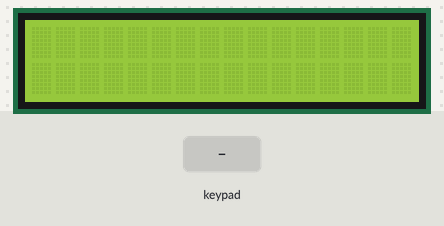
Bench run of a sketch on a simulated Arduino Uno, built with avr-gcc and run on an emulated ATmega328P. On the bench: 16×2 character LCD. The test bench sets the inputs (shaded band).

Above: at 1.2 s.
1.3 s: keypad keys 0 1 2 3 # pressed 0.4 s apart
At 3.2 s:
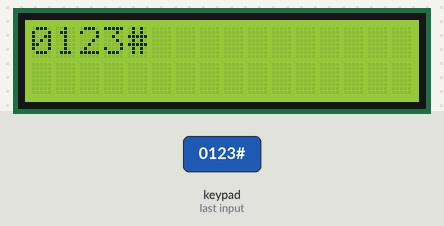
4.8 s: key 'A' pressed
At 5.6 s:
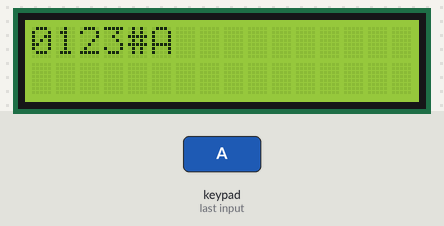
6.3 s: key 'B' pressed
At 7.0 s:
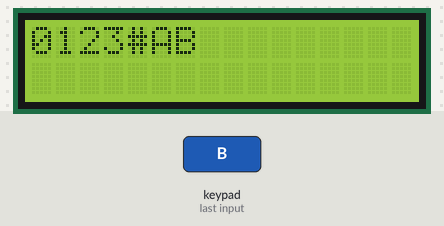
7.8 s: keypad keys 0 1 2 3 * pressed 0.4 s apart
At 10.5 s:
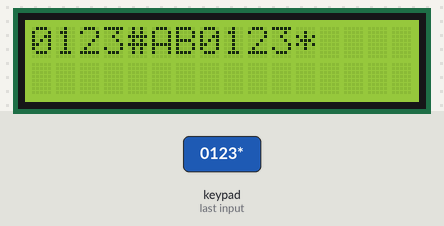
11.3 s: key 'C' pressed
At 12.0 s:
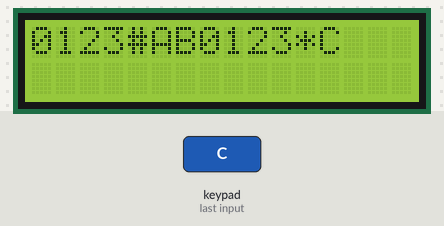
12.8 s: keypad keys 0 1 2 3 A pressed 0.4 s apart
At 15.4 s:
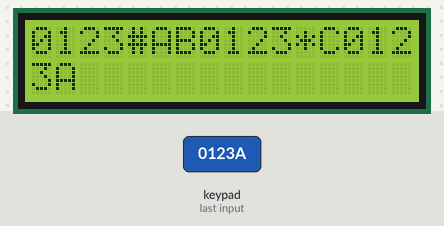
Timing chart, 0 to 16.9 s (numbered marks = the images above; inputs shaded):
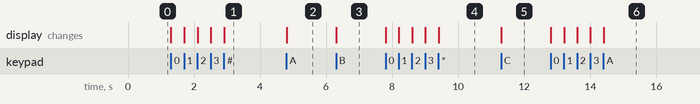

The sketch:

calculator.ino
```cpp
#include <Keypad.h>
#include <LiquidCrystal.h>
LiquidCrystal lcd(8,9,7,6,5,4);
const byte Rows= 4; //number of rows on the keypad i.e. 4
const byte Cols= 4; //number of columns on the keypad i,e, 4
//we will definne the key map as on the key pad:
int X=0,Y=0;
char keymap[Rows][Cols]=
{
{'1', '2', '3', 'A'},
{'4', '5', '6', 'B'},
{'7', '8', '9', 'C'},
{'*', '0', '#', 'D'}
};

byte rPins[Rows]= {0,1,2,3}; //Rows 0 to 3
byte cPins[Cols]= {10,11,12,13}; //Columns 0 to 3
Keypad kpd= Keypad(makeKeymap(keymap), rPins, cPins, Rows, Cols);
void setup()
{
lcd.begin(16,2);
}
void loop()
{
 while(X<16)
 {
 char keypressed = kpd.getKey();
if (keypressed != NO_KEY)
{
//Serial.print (keypressed);
lcd.setCursor(X,Y);
//text to print
lcd.print(keypressed);
X=X+1;
if(X==16)
{
Y=1;
X=0;
}
}
//delay(100);
}
}
```

Measured:
- after the input at 1.3 s, the display: first changes at once (image 1 shows a later state)
- after the input at 4.8 s, the display: changes at once (image 2)
- after the input at 6.3 s, the display: changes at once (image 3)
- after the input at 7.8 s, the display: first changes at once (image 4 shows a later state)
- after the input at 11.3 s, the display: changes at once (image 5)
- after the input at 12.8 s, the display: first changes at once (image 6 shows a later state)
